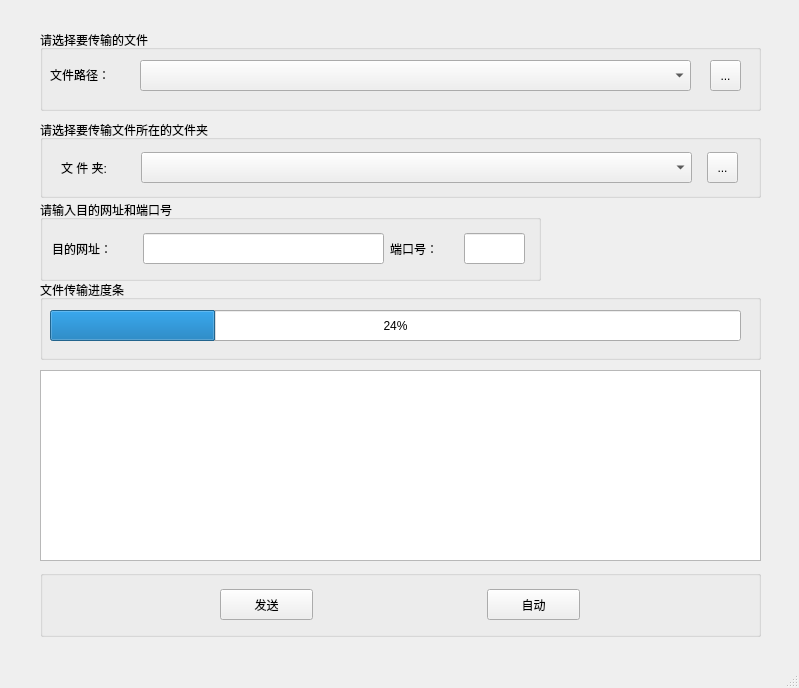
<?xml version="1.0" encoding="UTF-8"?>
<ui version="4.0">
 <class>MainWindow</class>
 <widget class="QMainWindow" name="MainWindow">
  <property name="geometry">
   <rect>
    <x>0</x>
    <y>0</y>
    <width>799</width>
    <height>688</height>
   </rect>
  </property>
  <property name="windowTitle">
   <string>MainWindow</string>
  </property>
  <widget class="QWidget" name="centralwidget">
   <widget class="QGroupBox" name="groupBox">
    <property name="geometry">
     <rect>
      <x>40</x>
      <y>570</y>
      <width>721</width>
      <height>67</height>
     </rect>
    </property>
    <property name="title">
     <string/>
    </property>
    <layout class="QHBoxLayout" name="horizontalLayout">
     <item>
      <widget class="QPushButton" name="sendBtn">
       <property name="maximumSize">
        <size>
         <width>93</width>
         <height>31</height>
        </size>
       </property>
       <property name="styleSheet">
        <string notr="true">font: 10pt &quot;微软雅黑&quot;;</string>
       </property>
       <property name="text">
        <string>发送</string>
       </property>
      </widget>
     </item>
     <item>
      <widget class="QPushButton" name="autoBtn">
       <property name="maximumSize">
        <size>
         <width>93</width>
         <height>31</height>
        </size>
       </property>
       <property name="styleSheet">
        <string notr="true">font: 10pt &quot;微软雅黑&quot;;</string>
       </property>
       <property name="text">
        <string>自动</string>
       </property>
      </widget>
     </item>
    </layout>
   </widget>
   <widget class="QPlainTextEdit" name="pTxtEdit">
    <property name="geometry">
     <rect>
      <x>40</x>
      <y>370</y>
      <width>721</width>
      <height>191</height>
     </rect>
    </property>
    <property name="styleSheet">
     <string notr="true">font: 10pt &quot;微软雅黑&quot;;</string>
    </property>
   </widget>
   <widget class="QGroupBox" name="groupBox_2">
    <property name="geometry">
     <rect>
      <x>40</x>
      <y>30</y>
      <width>721</width>
      <height>81</height>
     </rect>
    </property>
    <property name="styleSheet">
     <string notr="true">font: 10pt &quot;微软雅黑&quot;;</string>
    </property>
    <property name="title">
     <string>请选择要传输的文件</string>
    </property>
    <widget class="QComboBox" name="filePathBox">
     <property name="geometry">
      <rect>
       <x>100</x>
       <y>30</y>
       <width>551</width>
       <height>31</height>
      </rect>
     </property>
    </widget>
    <widget class="QToolButton" name="selectBtn">
     <property name="geometry">
      <rect>
       <x>670</x>
       <y>30</y>
       <width>31</width>
       <height>31</height>
      </rect>
     </property>
     <property name="text">
      <string>...</string>
     </property>
    </widget>
    <widget class="QLabel" name="label">
     <property name="geometry">
      <rect>
       <x>10</x>
       <y>34</y>
       <width>81</width>
       <height>21</height>
      </rect>
     </property>
     <property name="text">
      <string>文件路径：</string>
     </property>
    </widget>
   </widget>
   <widget class="QGroupBox" name="groupBox_3">
    <property name="geometry">
     <rect>
      <x>40</x>
      <y>280</y>
      <width>721</width>
      <height>80</height>
     </rect>
    </property>
    <property name="styleSheet">
     <string notr="true">font: 10pt &quot;微软雅黑&quot;;</string>
    </property>
    <property name="title">
     <string>文件传输进度条</string>
    </property>
    <widget class="QProgressBar" name="sendProg">
     <property name="geometry">
      <rect>
       <x>10</x>
       <y>30</y>
       <width>691</width>
       <height>31</height>
      </rect>
     </property>
     <property name="styleSheet">
      <string notr="true">font: 10pt &quot;微软雅黑&quot;;</string>
     </property>
     <property name="value">
      <number>24</number>
     </property>
    </widget>
   </widget>
   <widget class="QGroupBox" name="groupBox_4">
    <property name="geometry">
     <rect>
      <x>40</x>
      <y>200</y>
      <width>501</width>
      <height>81</height>
     </rect>
    </property>
    <property name="styleSheet">
     <string notr="true">font: 10pt &quot;微软雅黑&quot;;</string>
    </property>
    <property name="title">
     <string>请输入目的网址和端口号</string>
    </property>
    <layout class="QHBoxLayout" name="horizontalLayout_2">
     <item>
      <widget class="QLabel" name="ipLabel">
       <property name="maximumSize">
        <size>
         <width>85</width>
         <height>29</height>
        </size>
       </property>
       <property name="text">
        <string>目的网址：</string>
       </property>
      </widget>
     </item>
     <item>
      <widget class="QLineEdit" name="ipLineEdit">
       <property name="maximumSize">
        <size>
         <width>241</width>
         <height>31</height>
        </size>
       </property>
      </widget>
     </item>
     <item>
      <widget class="QLabel" name="portLabel">
       <property name="maximumSize">
        <size>
         <width>68</width>
         <height>29</height>
        </size>
       </property>
       <property name="styleSheet">
        <string notr="true">font: 10pt &quot;微软雅黑&quot;;</string>
       </property>
       <property name="text">
        <string>端口号：</string>
       </property>
      </widget>
     </item>
     <item>
      <widget class="QLineEdit" name="portLineEdit">
       <property name="maximumSize">
        <size>
         <width>61</width>
         <height>31</height>
        </size>
       </property>
      </widget>
     </item>
    </layout>
   </widget>
   <widget class="QGroupBox" name="groupBox_5">
    <property name="geometry">
     <rect>
      <x>40</x>
      <y>120</y>
      <width>721</width>
      <height>78</height>
     </rect>
    </property>
    <property name="styleSheet">
     <string notr="true">font: 10pt &quot;微软雅黑&quot;;</string>
    </property>
    <property name="title">
     <string>请选择要传输文件所在的文件夹</string>
    </property>
    <layout class="QHBoxLayout" name="horizontalLayout_3">
     <item>
      <widget class="QLabel" name="label_2">
       <property name="maximumSize">
        <size>
         <width>65</width>
         <height>23</height>
        </size>
       </property>
       <property name="text">
        <string>文 件 夹:</string>
       </property>
      </widget>
     </item>
     <item>
      <widget class="QComboBox" name="folderComboBox">
       <property name="minimumSize">
        <size>
         <width>551</width>
         <height>31</height>
        </size>
       </property>
       <property name="maximumSize">
        <size>
         <width>551</width>
         <height>31</height>
        </size>
       </property>
      </widget>
     </item>
     <item>
      <widget class="QToolButton" name="selectFolderBtn">
       <property name="minimumSize">
        <size>
         <width>31</width>
         <height>31</height>
        </size>
       </property>
       <property name="text">
        <string>...</string>
       </property>
      </widget>
     </item>
    </layout>
   </widget>
  </widget>
  <widget class="QMenuBar" name="menubar">
   <property name="geometry">
    <rect>
     <x>0</x>
     <y>0</y>
     <width>799</width>
     <height>26</height>
    </rect>
   </property>
  </widget>
  <widget class="QStatusBar" name="statusbar"/>
 </widget>
 <resources/>
 <connections/>
</ui>
